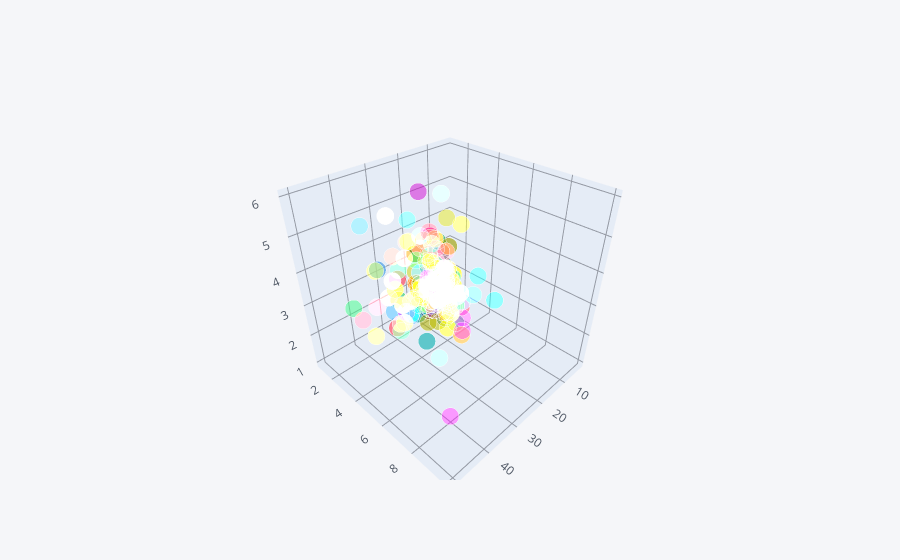

Notebook code cell kept with this figure:
### Code cell
tip.iplot(kind='scatter3d',x='total_bill',y='tip',z='size')

### Figure 1 — Plotly figure (JSON) as saved in the notebook; plotly's stock layout.template omitted (floating-point values rounded to 4 significant figures; data arrays with more than 128 entries replaced by an {"elided": "..."} marker saying what was removed)
{"data": [{"marker": {"color": {"elided": "244 str values"}, "opacity": 0.8, "size": {"elided": "244 int values"}, "symbol": "circle"}, "mode": "markers", "text": {"elided": "244 str values"}, "type": "scatter3d", "x": {"elided": "244 float values"}, "y": {"elided": "244 float values"}, "z": {"elided": "244 int values"}}], "layout": {"legend": {"bgcolor": "#F5F6F9", "font": {"color": "#4D5663"}}, "paper_bgcolor": "#F5F6F9", "plot_bgcolor": "#F5F6F9", "scene": {"xaxis": {"gridcolor": "#9499A3", "showgrid": true, "tickfont": {"color": "#4D5663"}, "title": {"font": {"color": "#4D5663"}, "text": ""}, "zerolinecolor": "#9499A3"}, "yaxis": {"gridcolor": "#9499A3", "showgrid": true, "tickfont": {"color": "#4D5663"}, "title": {"font": {"color": "#4D5663"}, "text": ""}, "zerolinecolor": "#9499A3"}, "zaxis": {"gridcolor": "#9499A3", "showgrid": true, "tickfont": {"color": "#4D5663"}, "title": {"font": {"color": "#4D5663"}, "text": ""}, "zerolinecolor": "#9499A3"}}, "title": {"font": {"color": "#4D5663"}}}}
